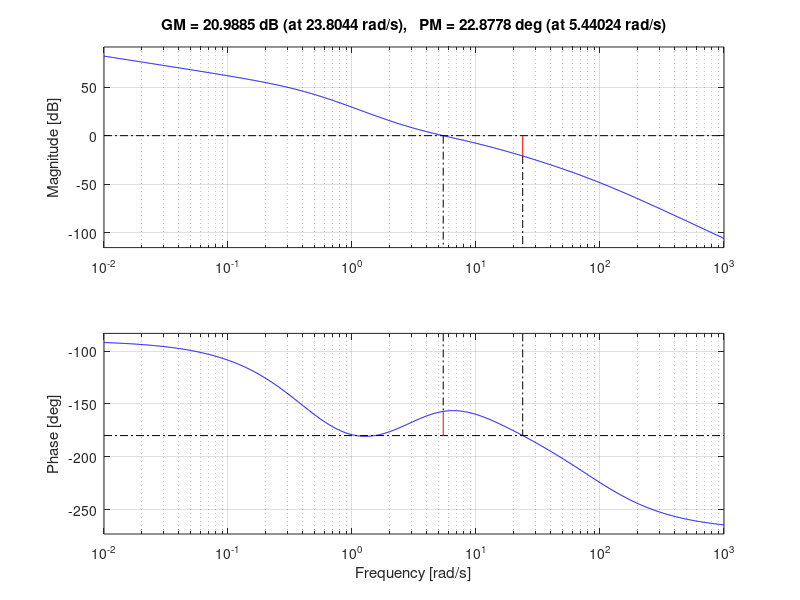
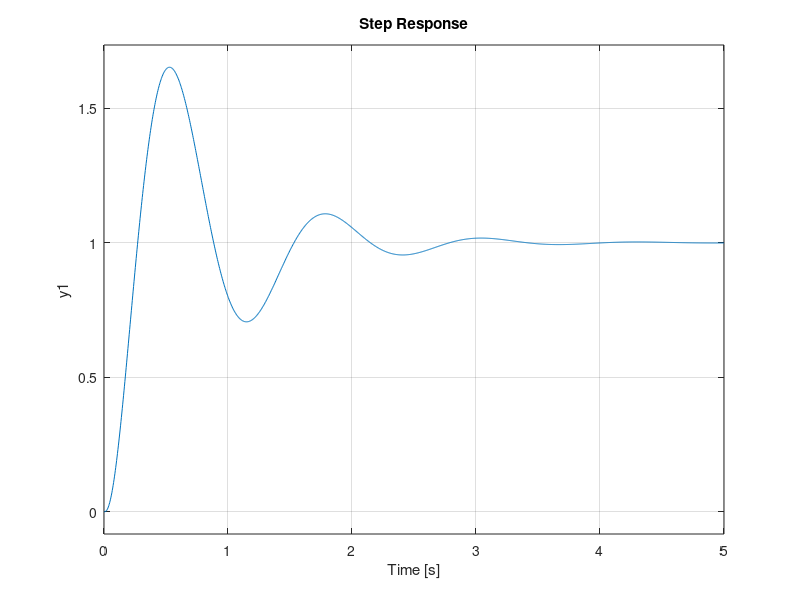
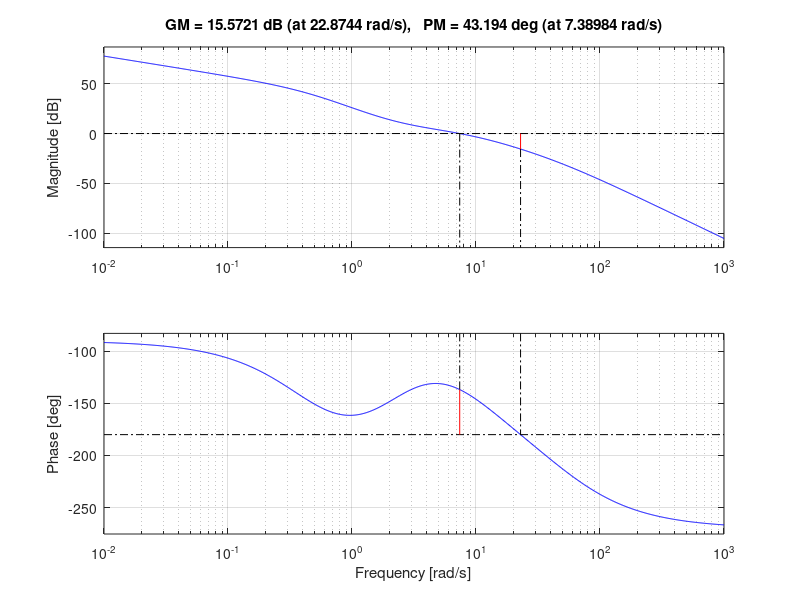
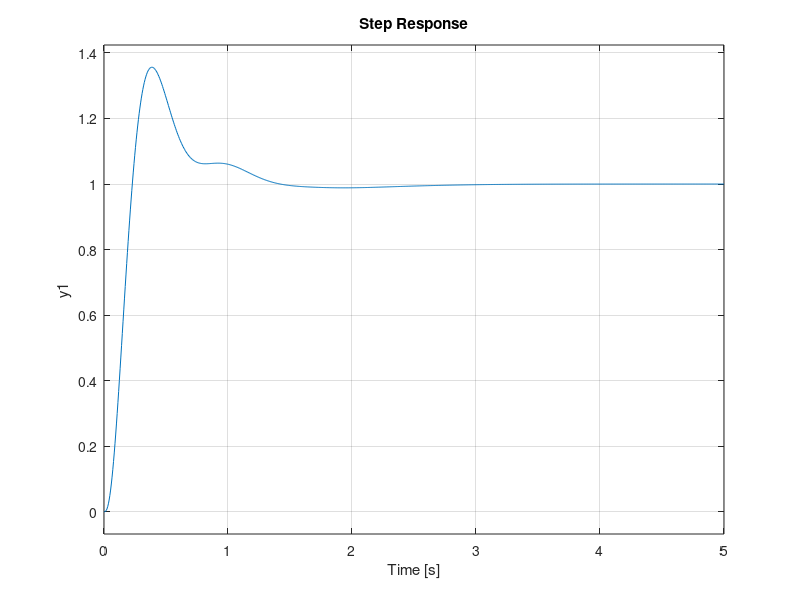

Reproduce these figures in MATLAB, in order. (Note: this script raises an error after producing the figures.)
clear all
close all
clc

s=tf('s');
G=8*(1+0.5*s)/((1+2*s)^2*(1+0.125*s)^2)

% formule di Zeigler-Nichols in catena chiusa
% Kp = 0.6*Kpbar
% TI = 0.5*Tbar
% TD = 0.125*Tbar

% la condizione per cui le formule sopra sono applicabili e' che il margine di guadagno sia finito
% Potrei applicare il comando margin a G nella sua forma  , ma posso fare di meglio usando
[Gm, Pm, Wgm, Wpm] = margin(G)
% Gm contiene il valore del margine di guadagno in unità naturali
% Pm contiene il margine di fase
% Wgm è la wpi a cui leggiamo il margine di guadagno
% Wpm è la pulsazione a cui leggiamo il fargine di fase

% vediamo che Gm = 11.8753 è finito quindi possiamo applicare i metodi di taratura in catena chiusa e corrisponde a Kpbar
Kpbar=Gm
Tbar=2*pi/Wgm


%% Metodo di Zeigler-Nichols ad anello chiuso

Kp = 0.6*Kpbar
TI = 0.5*Tbar
TD = 0.125*Tbar

N=10;

Rpid = Kp*(1+1/(TI*s)+TD*s/(1+TD/N*s));
Ga = Rpid*G;
figure,margin(Ga)
W = feedback(Ga,1)
figure,step(W)
% Vedo che il margine di fase è di soli 23 gradi, devo prevedere di avere oscillazioni grandi durante il transitorio
% Scegliendo N=10 avrò il polo di chiusura in -88.8
% Dal comando margin vedo che la wc = 5.44 rad/s --> è inutile aumentare N perché il polo di chiusura è già di AF
% La povertà del comportamento durante il transitorio sono dovuti al metodo scelto

% Applicando l'azione proporzionale e derivativa solo sull'uscita, lasciando solo il blocco integrale sul ramo diretto
% abbiamo che i margini del sistema crescono molto
% Gm = 6.15 dB
% Pm = 58.7
% la sovraelongazione scende al 17% ma il tempo di salita cresce a 0.73 s
% il tempo di assestamento non cambia perché non abbiamo cambiato i parametri del controllore e i poli in catena chiusa sono gli stessi


%% Metodo in catena chiusa imponendo Pm = 50

% formule per imposizione del margine di fase
mfdes = 50/180*pi;    % converto in radianti per poterlo usare nelle funzioni trigonometriche
Kp = Kpbar*cos(mfdes)
TI = Tbar/pi*(1+sin(mfdes))/(cos(mfdes))
TD = 0.25*TI

Rpid = Kp*(1+1/(TI*s)+TD*s/(1+TD/N*s));    % come nel caso sopra
Ga = Rpid*G;
figure,margin(Ga)
W = feedback(Ga,1)
figure,step(W)

% vedo ce ho un buon margine di fase (43 gradi) con wc = 7.39, piu' grande
% di quella ottenuta prima
% Risposta al gradino: la sovraelongazione e' del 35.6% e ts = 0.228 (circa come nel primo caso)
% Il tempo di assestamento = 1.25s, circa la meta' rispetto a prima, c'e'
% una coda ma e' molto smorzata

%% Taratura con metodo di Ziegler-Nichols ad anello aperto

% Posso applicare i metodi in anello aperto perche' il sistema e'
% asintoticamete stabil, privo di poli nell'origine e ha solo poli a Re<0
% (se avesse un polo in s=0 non sarebbe BIBO stabile) e non presenta
% sovraelongazione

figure,step(G)
Kf = 8   %  = yinf/ampiezza(u(t))
0.63*8   % valore a cui devo leggere tauf + thetaf
         % tauf + thetaf = 4
thetaf = 0.44  % per ottenerlo traccio sul grafico la retta che parte dall'ascissa del 63% e interseca il punto di massima pendenza e vado a predere l'istante in cui questa retta interseca y=0
tauf = 4-thetaf

Fapp = Kf/(1+tauf*s)*exp(-thetaf*s);
hold on, step(Fapp)
hold off

% Parametri Ziegler-Nichols
Kp = 1.2*tauf/(Kf*thetaf)
TI = 2*thetaf
TD = 0.5*thetaf

Rpid = Kp*(1+1/(TI*s)+TD*s/(1+TD/N*s));
Ga = Rpid*G;
figure,margin(Ga)
W = feedback(Ga,1)
figure,step(W)
% ho un margine di fase migliore rispetto a prima ma ho un overshoot del
% 41%, decisamente elevato
% Il tempo di assestamento è molto più grande di prima (8.48), ho un sistema
% decisamente più lento
% Tempo di salita = 0.85

%% Metodo in catena aperta di Cohen-Coon

% manteniamo N = 10

% Abbiamo uno smorzamento veloce delle oscillazioni, infatti il tempo di
% assestamento si è ridotto a 6.23s  --> è questo l'obbiettivo quando si
% usa Cohen-Coon
% La sovraelongazione è comparabile con quella ottenuta prima


%% Metodo di Internal Model Control

TI = 3.87
TD = 0.2072

% il valore di Kp può essere variato, facendo variare il parametro Tf (originariamente asociato al filtro del primo ordine)
% Kp = 2.0543 per Tf = 0.01
% Kp = 1.4766 per Tf = 0.1
% Kp = 0.3873 per Tf = 1

% N=10 come prima, pc=-48.26, otteniamo:
% Pm = da 61 a 65.9 (con wc da 2.54  0.767 rad/s)
% Gm = da 26.5 a 41 dB
% al variare di Tf


% COMMENTI:
% i metodi classici di Ziegler-Nichols danno risuòtati poco soddisfacenti
% dal punto di vista delle prestazini, anche se la stabilità è solitamente
% ottenuta
% I metodi di taratura più avanzati, sia in anello chiuso che in anello
% aperto, sono preferibili ogni volta in cui sia necessario garantire migliori
% indici di robustezza e/o un migliore comportamento del sistema durante il
% transitorio


% NB:
% NELL'ESERCIZIO D'ESAME SUL PID NON CI SARANNO SPECIFICHE
% SI DOVRA' VALUTARE L'APPLICABILITA' DELLE DUE FAMIGLIE DI METODI, NEL
% CASO IN CUI ENTRAMBE FOSSERO APPLICABILI SCEGLIERE UN METODO IN
% PARTICOLARE (e indicarlo chiaramente), DETERMINARE I PARAMETRI
% CARATTERISTICI DI F(s) E INDICARE I VALORI DI Kp, TI, TD COERENTI CON IL
% METODO SCELTO E VALUTARE IL SISTEMA IN CATENA CHIUSA
% Il sistema in catena chiusa DEVE essere asintoticamente stabile
